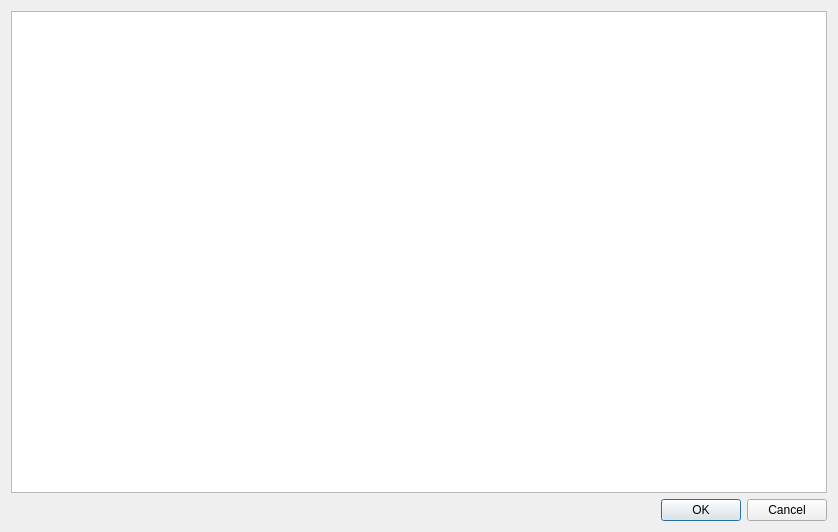
<?xml version="1.0" encoding="UTF-8"?>
<ui version="4.0">
 <class>LocalModCheckDialog</class>
 <widget class="QDialog" name="LocalModCheckDialog">
  <property name="geometry">
   <rect>
    <x>0</x>
    <y>0</y>
    <width>838</width>
    <height>532</height>
   </rect>
  </property>
  <property name="windowTitle">
   <string>Dialog</string>
  </property>
  <layout class="QGridLayout" name="gridLayout">
   <item row="0" column="0">
    <widget class="QTreeWidget" name="treeWidget">
     <property name="styleSheet">
      <string notr="true">QTreeView::branch {
	image:none;
}</string>
     </property>
     <property name="rootIsDecorated">
      <bool>false</bool>
     </property>
     <property name="columnCount">
      <number>2</number>
     </property>
     <attribute name="headerVisible">
      <bool>false</bool>
     </attribute>
     <column>
      <property name="text">
       <string>1</string>
      </property>
     </column>
     <column>
      <property name="text">
       <string notr="true">2</string>
      </property>
     </column>
    </widget>
   </item>
   <item row="1" column="0">
    <widget class="QDialogButtonBox" name="buttonBox">
     <property name="orientation">
      <enum>Qt::Horizontal</enum>
     </property>
     <property name="standardButtons">
      <set>QDialogButtonBox::Cancel|QDialogButtonBox::Ok</set>
     </property>
    </widget>
   </item>
  </layout>
 </widget>
 <resources/>
 <connections>
  <connection>
   <sender>buttonBox</sender>
   <signal>accepted()</signal>
   <receiver>LocalModCheckDialog</receiver>
   <slot>accept()</slot>
   <hints>
    <hint type="sourcelabel">
     <x>224</x>
     <y>496</y>
    </hint>
    <hint type="destinationlabel">
     <x>157</x>
     <y>274</y>
    </hint>
   </hints>
  </connection>
  <connection>
   <sender>buttonBox</sender>
   <signal>rejected()</signal>
   <receiver>LocalModCheckDialog</receiver>
   <slot>reject()</slot>
   <hints>
    <hint type="sourcelabel">
     <x>292</x>
     <y>502</y>
    </hint>
    <hint type="destinationlabel">
     <x>286</x>
     <y>274</y>
    </hint>
   </hints>
  </connection>
 </connections>
</ui>
